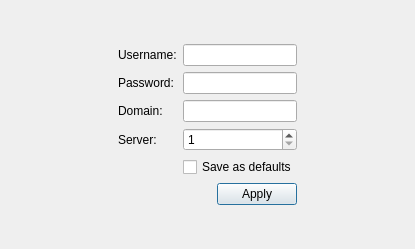
<?xml version="1.0" encoding="UTF-8"?>
<ui version="4.0">
 <class>LoginDialog</class>
 <widget class="QDialog" name="LoginDialog">
  <property name="geometry">
   <rect>
    <x>0</x>
    <y>0</y>
    <width>415</width>
    <height>249</height>
   </rect>
  </property>
  <property name="windowTitle">
   <string>Dialog</string>
  </property>
  <layout class="QGridLayout" name="gridLayout">
   <item row="0" column="2">
    <spacer name="verticalSpacer">
     <property name="orientation">
      <enum>Qt::Vertical</enum>
     </property>
     <property name="sizeHint" stdset="0">
      <size>
       <width>20</width>
       <height>32</height>
      </size>
     </property>
    </spacer>
   </item>
   <item row="1" column="0">
    <spacer name="horizontalSpacer_2">
     <property name="orientation">
      <enum>Qt::Horizontal</enum>
     </property>
     <property name="sizeHint" stdset="0">
      <size>
       <width>95</width>
       <height>20</height>
      </size>
     </property>
    </spacer>
   </item>
   <item row="1" column="1" colspan="2">
    <layout class="QFormLayout" name="formLayout_2">
     <item row="0" column="0">
      <widget class="QLabel" name="label_username">
       <property name="text">
        <string>Username:</string>
       </property>
      </widget>
     </item>
     <item row="1" column="0">
      <widget class="QLabel" name="label_password">
       <property name="text">
        <string>Password:</string>
       </property>
      </widget>
     </item>
     <item row="1" column="1">
      <widget class="QLineEdit" name="lineEdit_password">
       <property name="echoMode">
        <enum>QLineEdit::Password</enum>
       </property>
      </widget>
     </item>
     <item row="2" column="0">
      <widget class="QLabel" name="label_domain">
       <property name="text">
        <string>Domain:</string>
       </property>
      </widget>
     </item>
     <item row="2" column="1">
      <widget class="QLineEdit" name="lineEdit_domain"/>
     </item>
     <item row="3" column="0">
      <widget class="QLabel" name="label_server">
       <property name="text">
        <string>Server:</string>
       </property>
      </widget>
     </item>
     <item row="3" column="1">
      <widget class="QSpinBox" name="spinBox_server">
       <property name="minimum">
        <number>1</number>
       </property>
      </widget>
     </item>
     <item row="4" column="0">
      <spacer name="horizontalSpacer">
       <property name="orientation">
        <enum>Qt::Horizontal</enum>
       </property>
       <property name="sizeHint" stdset="0">
        <size>
         <width>40</width>
         <height>20</height>
        </size>
       </property>
      </spacer>
     </item>
     <item row="4" column="1">
      <widget class="QCheckBox" name="checkBox_saveAsDefaults">
       <property name="layoutDirection">
        <enum>Qt::LeftToRight</enum>
       </property>
       <property name="text">
        <string>Save as defaults</string>
       </property>
      </widget>
     </item>
     <item row="5" column="0" colspan="2">
      <widget class="QDialogButtonBox" name="buttonBox">
       <property name="orientation">
        <enum>Qt::Horizontal</enum>
       </property>
       <property name="standardButtons">
        <set>QDialogButtonBox::Apply</set>
       </property>
      </widget>
     </item>
     <item row="0" column="1">
      <widget class="QLineEdit" name="lineEdit_username"/>
     </item>
    </layout>
   </item>
   <item row="1" column="3">
    <spacer name="horizontalSpacer_3">
     <property name="orientation">
      <enum>Qt::Horizontal</enum>
     </property>
     <property name="sizeHint" stdset="0">
      <size>
       <width>95</width>
       <height>20</height>
      </size>
     </property>
    </spacer>
   </item>
   <item row="2" column="1">
    <spacer name="verticalSpacer_2">
     <property name="orientation">
      <enum>Qt::Vertical</enum>
     </property>
     <property name="sizeHint" stdset="0">
      <size>
       <width>20</width>
       <height>32</height>
      </size>
     </property>
    </spacer>
   </item>
  </layout>
 </widget>
 <resources/>
 <connections>
  <connection>
   <sender>buttonBox</sender>
   <signal>accepted()</signal>
   <receiver>LoginDialog</receiver>
   <slot>accept()</slot>
   <hints>
    <hint type="sourcelabel">
     <x>248</x>
     <y>254</y>
    </hint>
    <hint type="destinationlabel">
     <x>157</x>
     <y>274</y>
    </hint>
   </hints>
  </connection>
  <connection>
   <sender>buttonBox</sender>
   <signal>rejected()</signal>
   <receiver>LoginDialog</receiver>
   <slot>reject()</slot>
   <hints>
    <hint type="sourcelabel">
     <x>316</x>
     <y>260</y>
    </hint>
    <hint type="destinationlabel">
     <x>286</x>
     <y>274</y>
    </hint>
   </hints>
  </connection>
 </connections>
</ui>
